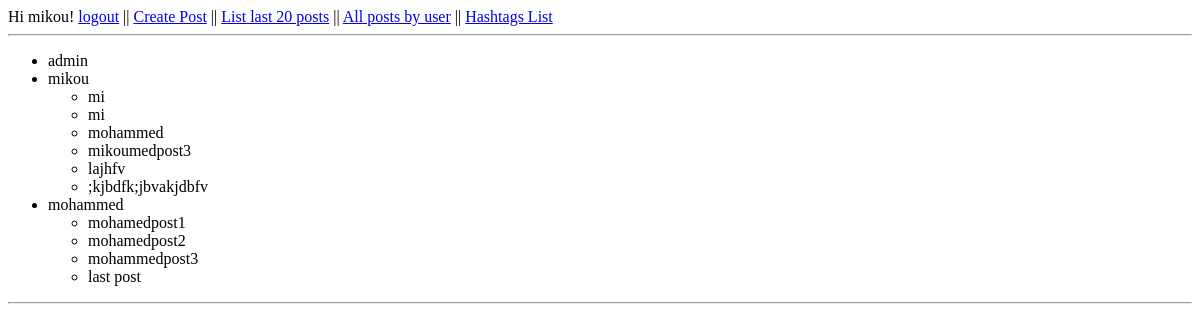
/posts_by_user/ (signed in), run on an earlier commit of the app's database.
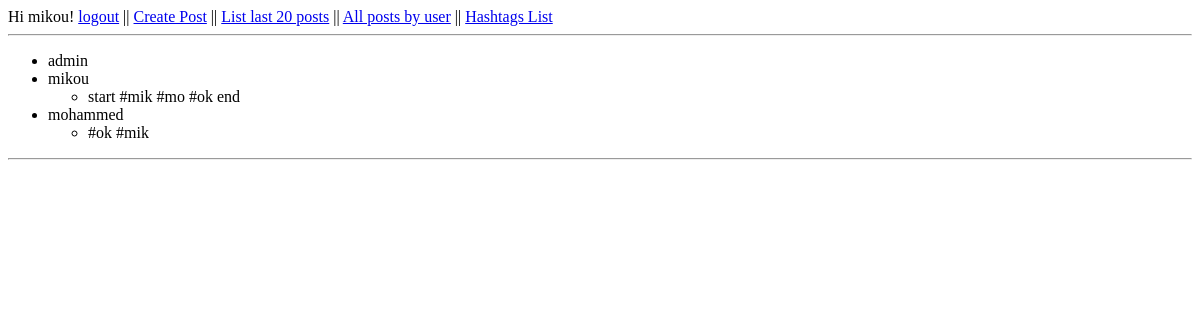
And on a later commit of the database.
### blogs/models.py (models this page shows, shortened)
class Message(models.Model):
    user = models.ForeignKey(User, on_delete=models.CASCADE)
    content = models.TextField()
    created_at = models.DateTimeField(auto_now_add=True)

### blogs/views.py (the view)
# urls.py: path('posts_by_user/', views.ViewAllPostsByUser.as_view(), name='posts_by_user'),
class ViewAllPostsByUser(ListView):
    template_name = 'blogs/all_posts_by_user.html'
    queryset = User.objects.prefetch_related('message_set').all()

### templates/blogs/all_posts_by_user.html (shortened to what this page needs)
{% extends 'base.html' %}
{% block content %}
<ul>
	{% for user in object_list %}
	   <li>{{ user }}</li>
	   <ul>
		   {% for message in user.message_set.all %}
		   <li>{{ message.content }}</li>
		   {% endfor %}
	   </ul>
	{% endfor %}
</ul>
{% endblock %}

### templates/base.html (shortened to what this page needs)
{% load static %}
<!DOCTYPE html>
<html>
<head>
</head>
<body>
  <header>
    {% if user.is_authenticated %}
      Hi {{ user.username }}!
      <a href="{% url 'logout' %}">logout</a>  ||
      <a href="{% url 'createpost' %}">Create Post</a>  ||
      <a href="{% url 'last_20_posts' %}">List last 20 posts</a>  ||
      <a href="{% url 'posts_by_user' %}">All posts by user</a>  ||
      <a href="{% url 'hashtags_list' %}">Hashtags List</a>
    {% else %}
      <a href="{% url 'login' %}">login</a>
    {% endif %}
  </header>
  <hr>
  <main>
    {% block content %}
    {% endblock %}
  </main>
  <hr>
</body>
</html>

What changed in the data, as far as the page shows it:
removed Message: content "mi"
removed Message: content "mi"
removed Message: content "mohammed"
removed Message: content "mikoumedpost3"
removed Message: content "lajhfv"
removed Message: content ";kjbdfk;jbvakjdbfv"
removed Message: content "mohamedpost1"
removed Message: content "mohamedpost2"
removed Message: content "mohammedpost3"
removed Message: content "last post"
added Message: content "start #mik #mo #ok end"
added Message: content "#ok #mik"
